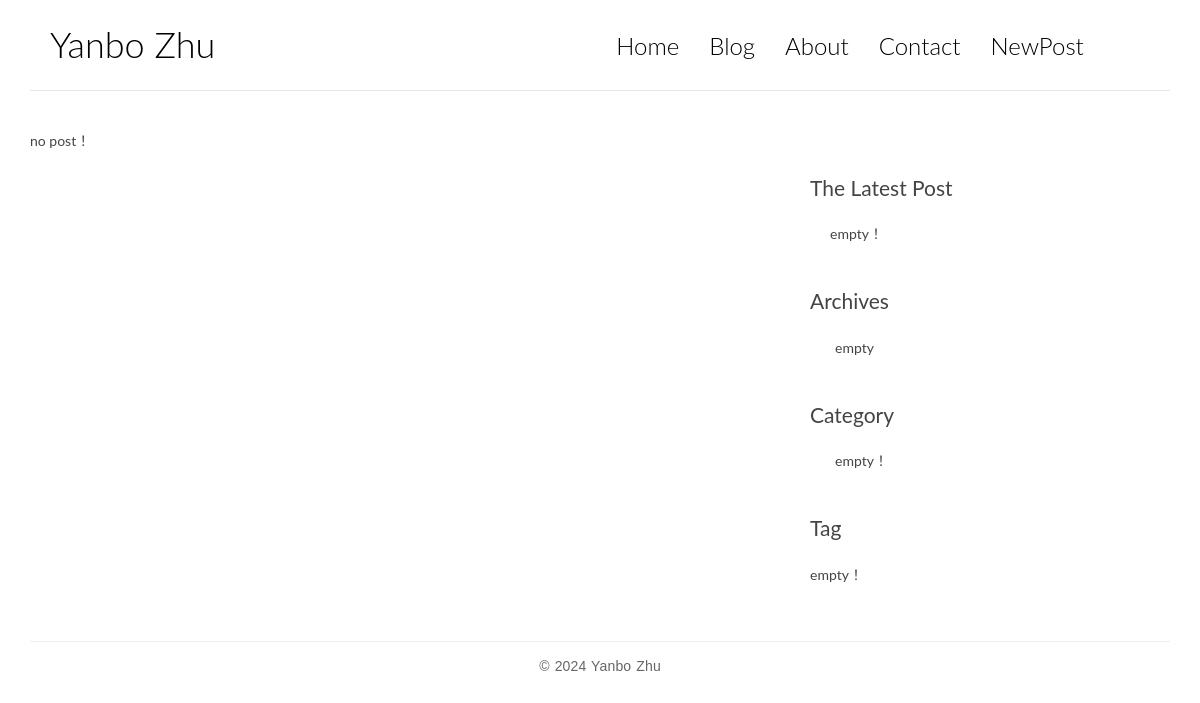
/blog/home/, run on an earlier commit of the app's database.
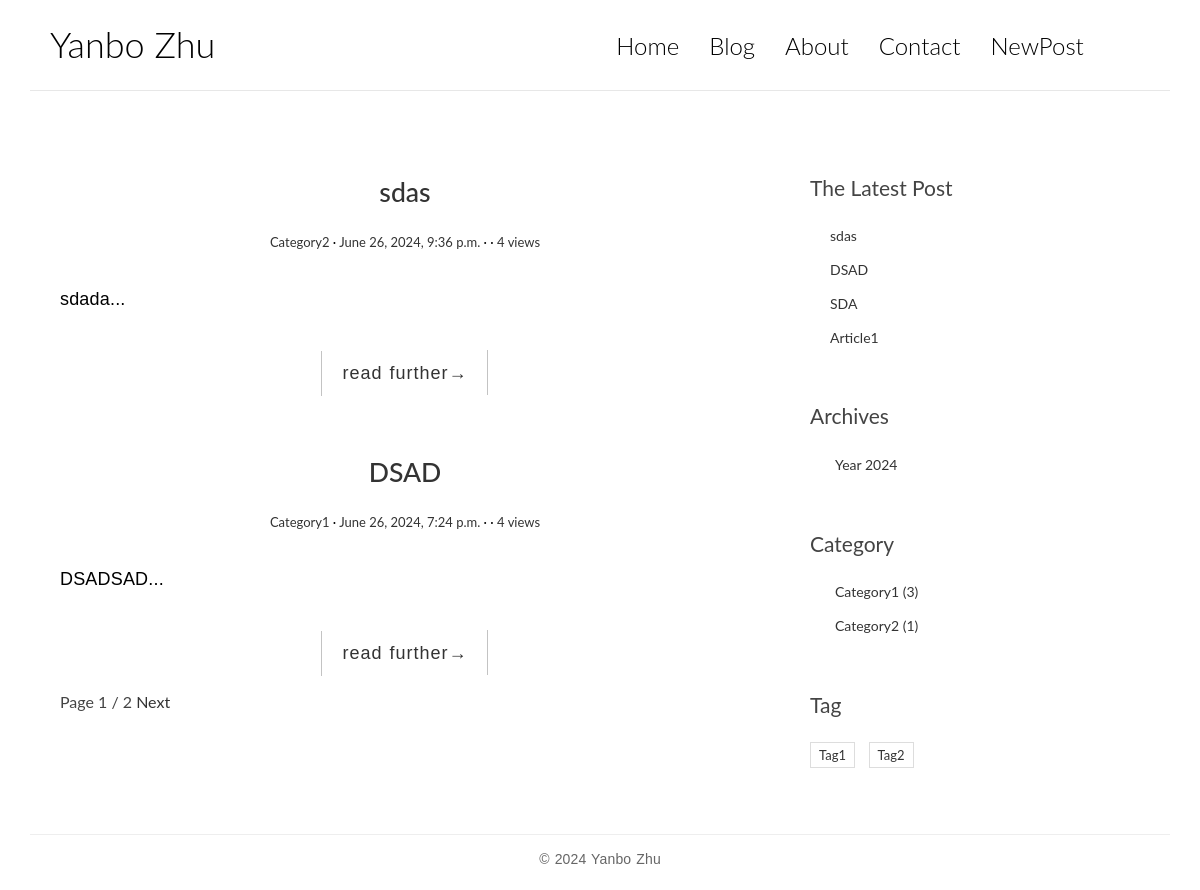
And on a later commit of the database.
### blog_app/models.py (models this page shows, shortened)
class Post(models.Model):
    title = models.CharField(max_length=70)
    body = models.TextField()
    create_time = models.DateTimeField(default=datetime.now)
    modified_time = models.DateTimeField(default=datetime.now)
    excerpt = models.CharField(max_length=200, blank=True)
    views = models.PositiveIntegerField(default=0)  # how many times this post is viewed
    category = models.ForeignKey(Category, on_delete=models.CASCADE)
    tags = models.ManyToManyField(Tag, blank=True)
    def get_absolute_url(self):
        return reverse('blog_app:detail', kwargs={'pk': self.pk})
    class Meta:
        db_table = "post"
        ordering = ['-create_time']

class Category(models.Model):
    name = models.CharField(max_length=100)
    class Meta:
        db_table = "category"  # define the table name with 'category', the default valuie is 'blog-category'
        ordering =  ['-id']

class Tag(models.Model):
    name = models.CharField(max_length=100)
    class Meta:
        db_table = "tag"

### blog_app/views.py (the view)
class HomeView(ListView):
    model = Post
    template_name = 'blog_app/index.html'
    context_object_name = 'post_list'
    paginate_by = 2

### blog_app/templatetags/blog_tags.py (called while the page is built)
@register.simple_tag
def get_recent_posts(num=5):
    return Post.objects.all().order_by("-create_time")[:num]

@register.simple_tag
def archives():
    return Post.objects.dates('create_time', 'year', order='DESC')

@register.simple_tag
def get_all_category():
    return Category.objects.annotate(num_post=Count('post')).filter(num_post__gt=0)

@register.simple_tag
def get_all_tag():
    return Tag.objects.annotate(num_post=Count('post')).filter(num_post__gt=0)

### templates/blog_app/index.html (shortened to what this page needs)
{% extends 'blog_base.html' %}
{% load blog_tags %}
{% block main %}
    {% for post in post_list %}
        <article class="post post-{{ post.pk }}">
            <header class="entry-header">
                <h1 class="entry-title">
                    <a href="{{ post.get_absolute_url }}">{{ post.title }}</a>
                </h1>
                <div class="entry-meta">
                    <span class="post-category"><a
                            href="{% url 'blog_app:category' post.category.pk %}">{{ post.category.name }}</a></span>
                    <span class="post-date"><a href=""><time class="entry-date"
                                                             datetime="2012-11-09T23:15:57+00:00">{{ post.create_time }}</time></a></span>
                    <span class="post-author"><a href="">{{ post.author }}</a></span>
                    <span class="views-count"><a href="">{{ post.views }} views</a></span>
                </div>
            </header>
            <div class="entry-content clearfix">
                <p>{{ post.excerpt }}...</p>
                <div class="read-more cl-effect-14">
                    <a href="{{ post.get_absolute_url }}" class="more-link">read further<span class="meta-nav">→</span></a>
                </div>
            </div>
        </article>
    {% empty %}
        <div class="no-post"> no post！</div>
    {% endfor %}
    {% if is_paginated %}
        <div class="pagination-simple">
            <span class="current">Page {{ page_obj.number }}  / {{ paginator.num_pages }} </span>
            {% if page_obj.has_next %}
                <a href="?page={{ page_obj.next_page_number }}">Next</a>
            {% endif %}
        </div>
    {% endif %}
{% endblock main %}

### templates/blog_base.html (shortened to what this page needs)
{% load static %}
{% load blog_tags %}
<!DOCTYPE html>
<html lang="en">
<head>
    <link rel="stylesheet" href="{% static 'blog_app/css/bootstrap.min.css' %}">
    <link rel="stylesheet" href="http://code.ionicframework.com/ionicons/2.0.1/css/ionicons.min.css">
    <link rel="stylesheet" href="{% static 'blog_app/css/pace.css' %}">
    <link rel="stylesheet" href="{% static 'blog_app/css/custom.css' %}">
    <link rel="stylesheet" href="{% static 'blog_app/css/highlights/github.css' %}">
</head>
<body>
<div class="container">
    <header id="site-header">
        <div class="row">
            <div class="col-md-4 col-sm-5 col-xs-8">
                <div class="logo">
                    <h1><a href="{% url 'blog_app:home' %}">Yanbo Zhu</a></h1>
                </div>
            </div>
            <div class="col-md-8 col-sm-7 col-xs-4">
                <nav class="main-nav" role="navigation">
                    <div class="collapse navbar-collapse" id="bs-example-navbar-collapse-1">
                        <ul class="nav navbar-nav navbar-right">
                            <li class="cl-effect-11"><a href="{% url 'blog_app:home' %}" data-hover="Home">Home</a></li>
                            <li class="cl-effect-11"><a href="{% url 'blog_app:full' %}" data-hover="Blog">Blog</a></li>
                            <li class="cl-effect-11"><a href="{% url 'blog_app:about' %}" data-hover="About">About</a></li>
                            <li class="cl-effect-11"><a href="{% url 'blog_app:contact' %}" data-hover="Contact">Contact</a></li>
                            <li class="cl-effect-11"><a href="{% url 'blog_app:new_post' %}" data-hover="New">NewPost</a></li>
                        </ul>
                    </div>
                </nav>
            </div>
        </div>
    </header>
</div>
<div class="content-body">
    <div class="container">
        <div class="row">
            <main class="col-md-8">
                {% block main %}{% endblock main %}
            </main>
            <aside class="col-md-4">
                <div class="widget widget-recent-posts">
                    <h3 class="widget-title">The Latest Post</h3>
                    {% get_recent_posts as recent_post_list %}
                    <ul>
                        {% for recent_post in recent_post_list %}
                            <li>
                                <a href="{{ recent_post.get_absolute_url }}">{{ recent_post.title }}</a>
                            </li>
                        {% empty %}
                            empty！
                        {% endfor %}
                    </ul>
                </div>
                <div class="widget widget-archives">
                    <h3 class="widget-title">Archives</h3>
                    {% archives as date_list %}
                    <ul>
                        {% for date in date_list %}
                            <li>
                                <a href="{% url 'blog_app:archives' date.year %}">Year {{ date.year }} </a>
                            </li>
                        {% empty %}
                            empty
                        {% endfor %}
                    </ul>
                </div>
                <div class="widget widget-category">
                    <h3 class="widget-title">Category</h3>
                    {% get_all_category as category_list %}
                    <ul>
                        {% for category in category_list %}
                            <li>
                                <a href="{% url 'blog_app:category' category.pk %}">{{ category.name }}
                                    <span class="post-count">({{ category.num_post }})</span></a>
                            </li>
                        {% empty %}
                            empty！
                        {% endfor %}
                    </ul>
                </div>
                <div class="widget widget-tag-cloud">
                    <h3 class="widget-title">Tag</h3>
                    {% get_all_tag as tag_list %}
                    <ul>
                        {% for tag in tag_list %}
                            <li>
                                <a href="{% url 'blog_app:tags' tag.pk %}">{{ tag.name }}</a>
                            </li>
                        {% empty %}
                            empty！
                        {% endfor %}
                    </ul>
                </div>
            </aside>
        </div>
    </div>
</div>
<footer id="site-footer">
    <div class="container">
        <div class="row">
            <div class="col-md-12">
                <p class="copyright">&copy;  2024 Yanbo Zhu
                </p>
            </div>
        </div>
    </div>
</footer>
</body>
</html>

### static/blog_app/css/custom.css (style rules this page uses)
* { outline: none; }
h1, h2, h3, h4, h5, h6 { margin-top: 0; }
a { color: #333; }
body { color: #444; font-family: 'Lato', sans-serif; }
p { font-family: 'Ubuntu', sans-serif; font-weight: 400; word-spacing: 1px; letter-spacing: 0.01em; }
#site-header { background-color: #FFF; padding: 25px 20px; margin-bottom: 40px; border-bottom: 1px solid #e7e7e7; }
.logo h1 a { color: #000; }
.logo h1 { margin: 0; font-family: 'Lato', sans-serif; font-weight: 300; }
.main-nav { margin-top: 11px; max-width: 95%; }
.main-nav a { color: #000000 !important; padding: 0 0 5px 0 !important; margin-right: 30px; font-family: 'Lato', sans-serif; font-weight: 300; font-size: 24px; }
.cl-effect-11 a { padding: 10px 0; color: #0972b4; text-shadow: none; }
.cl-effect-11 a::before { position: absolute; top: 0; left: 0; overflow: hidden; padding: 0 0 5px 0 !important; max-width: 0; border-bottom: 1px solid #000; color: #000; content: attr(data-hover); white-space: nowrap; -webkit-transition: max-width 0.5s; -moz-transition: max-width 0.5s; transition: max-width 0.5s; }
.content-body { padding-bottom: 4em; }
.post { background: #fff; padding: 30px 30px 0; }
.entry-title { text-align: center; font-size: 1.9em; margin-bottom: 20px; line-height: 1.6; padding: 10px 20px 0; }
.entry-meta { text-align: center; color: #DDDDDD; font-size: 13px; margin-bottom: 30px; }
.entry-content { font-size: 18px; line-height: 1.9; font-weight: 300; color: #000; }
.post-category::after, .post-date::after, .post-author::after, .comments-link::after { content: ' ·'; color: #000; }
.read-more { font-family: 'Ubuntu', sans-serif; font-weight: 400; word-spacing: 1px; letter-spacing: 0.01em; text-align: center; margin-top: 20px; }
.cl-effect-14 a { padding: 0 20px; height: 45px; line-height: 45px; position: relative; display: inline-block; margin: 15px 25px; letter-spacing: 1px; font-weight: 400; text-shadow: 0 0 1px rgba(255, 255, 255, 0.3); }
.cl-effect-14 a::before, .cl-effect-14 a::after { position: absolute; width: 45px; height: 1px; background: #C3C3C3; content: ''; -webkit-transition: all 0.3s; -moz-transition: all 0.3s; transition: all 0.3s; pointer-events: none; }
.cl-effect-14 a::before { top: 0; left: 0; -webkit-transform: rotate(90deg); -moz-transform: rotate(90deg); transform: rotate(90deg); -webkit-transform-origin: 0 0; -moz-transform-origin: 0 0; transform-origin: 0 0; }
.cl-effect-14 a::after { right: 0; bottom: 0; -webkit-transform: rotate(90deg); -moz-transform: rotate(90deg); transform: rotate(90deg); -webkit-transform-origin: 100% 0; -moz-transform-origin: 100% 0; transform-origin: 100% 0; }
.widget { background: #fff; padding: 30px 0 0; }
.widget-title { font-size: 1.5em; margin-bottom: 20px; line-height: 1.6; padding: 10px 0 0; font-weight: 400; }
.widget-recent-posts ul { padding: 0; margin: 0; padding-left: 20px; }
.widget-recent-posts ul li { list-style-type: none; position: relative; line-height: 170%; margin-bottom: 10px; }
.widget-recent-posts ul li::before { content: '\f3d3'; font-family: "Ionicons"; position: absolute; left: -17px; top: 3px; font-size: 16px; color: #000; }
.widget-archives ul { padding: 0; margin: 0; padding-left: 25px; }
.widget-archives ul li { list-style-type: none; position: relative; line-height: 170%; margin-bottom: 10px; }
.widget-archives ul li::before { content: '\f3f3'; font-family: "Ionicons"; position: absolute; left: -25px; top: 1px; font-size: 16px; color: #000; }
.widget-category ul { padding: 0; margin: 0; padding-left: 25px; }
.widget-category ul li { list-style-type: none; position: relative; line-height: 170%; margin-bottom: 10px; }
.widget-category ul li::before { content: '\f3fe'; font-family: "Ionicons"; position: absolute; left: -25px; top: 1px; font-size: 18px; color: #000; }
.widget-tag-cloud ul { padding: 0; margin: 0; margin-right: -10px; }
.widget-tag-cloud ul li { list-style-type: none; font-size: 13px; display: inline-block; margin-right: 10px; margin-bottom: 10px; padding: 3px 8px; border: 1px solid #ddd; }
#site-footer { padding-top: 10px; padding: 0 0 1.5em 0; }
.copyright { text-align: center; padding-top: 1em; margin: 0; border-top: 1px solid #eee; color: #666; }
.pagination-simple { padding-left: 30px; font-size: 16px; }

What changed in the data, as far as the page shows it:
added Post: title "sdas", category.name "Category2", create_time "June 26, 2024, 9:36 p.m.", views "4", excerpt "sdada"
added Post: title "DSAD", category.name "Category1", create_time "June 26, 2024, 7:24 p.m.", views "4", excerpt "DSADSAD"
added Post: title "SDA", shown under "The Latest Post"
added Post: title "Article1", shown under "The Latest Post"
added Category: name "Category1", num_post "3"
added Category: name "Category2", num_post "1"
added Tag: name "Tag1"
added Tag: name "Tag2"
Also different on the page:
{{ page_obj.number }}: (not shown) → "1"
{{ paginator.num_pages }}: (not shown) → "2"
text no longer shown: "no post！ empty！ empty empty！ empty！"
text now shown: "Page / Next"
new list line: "Year 2024"
